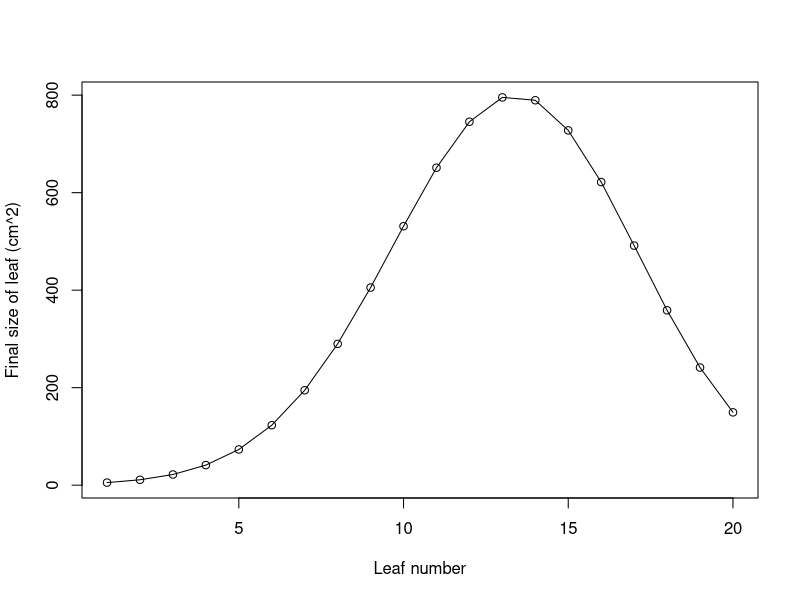

Reproduce this figure in R. (Note: this script raises an error after producing the figure.)
## This script has the purpose of implementing the modeling of
## individual leaves of corn based on Lizaso

## First steps In the paper by Lizaso the key is Eq 3.  This describes
## the rate of change, but to be able to run this equation we first need to esimate Aei

## Some important inputs

LT <- 20 ## Total number of leaves
Aex <- 800 ## Size of the largest leaf (cm^2)
A1 <- -5.61 ## Empirical coefficient which describes the shape of the leaf size curve (Table 1)
A2 <- -0.59 ## Empirical coefficient which describes the shape of the leaf size curve (Table 1)
LLx <- 700 ## Longevity of the largest leaf

## Equation for Aei

Aei <- function(LNi = 10, LT = 20, A1 = -5.61, A2 = -0.59, Aex = 800){

    ## In this function the main parameter is LNi or current leaf number
    
    ## The equation is
    ## Aei = Aex * exp(A1 * ((LNi - LNx)/(LNx - 1))^2 + A2 * ((LNi - LNx)/(LNx - 1))^3)

    LNx <- 0.67 * LT

    ## Part 0
    p0 <- ((LNi - LNx)/(LNx - 1))
    ## Part 2
    p1 <- A1 * p0^2
    ## Part 3
    p2 <- A2 * p0^3

    aei <- Aex * exp(p1 + p2)

    aei ## This is the maximum size of the current leaf

}

nl <- 1:20
saei <- Aei(nl)

## Using base plot
plot(saei ~ nl, type = "o", xlab = "Leaf number", ylab = "Final size of leaf (cm^2)")

## Using lattice
xyplot(saei ~ nl, type = "o", xlab = "Leaf number", ylab = "Final size of leaf (cm^2)")

## Using ggplot2
qplot(x = nl, y = saei, geom = c("point","line"), xlab = "Leaf number", ylab = "Final size of leaf (cm^2)")

    
